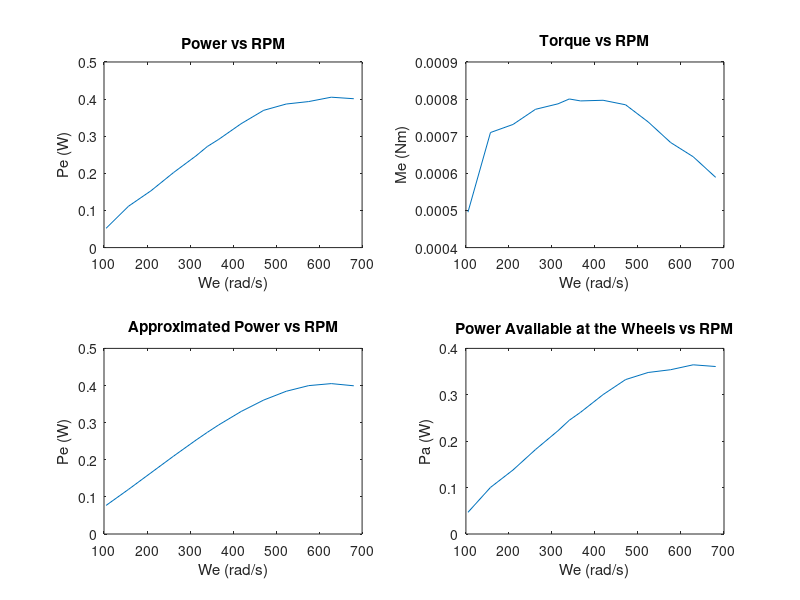

Write MATLAB code to recreate this figure.
clear all
clc

Cx = .35;
S = 1.82;
m = 970;
Vcil = 1040*10^-6;
Tf = .281;
wmin = 850;
efficiencyt = .9;
l = 2.3;
a = 1.15;
hG = .5;
wheel_indication = '155/65R13';
N = 5;
ts = 1;
Je = .08;
Jw = 1.6;
g = 9.81;
ro = 1.3;
alpha = atan(0:0.1:0.4);
f0 = .013;
K = 6.51*10^-6;

vKm = 0:10:300;

vm = vKm./3.6;

% Part 1
A = zeros(5, 1);
B = zeros(5, 1);
R = zeros(5, 31);
P = zeros(5, 31);
Pnorm = zeros(5, 31);
Pcar = zeros(5, 1);
Vcar = zeros(5, 1);
Av = zeros(5, 31);
Bv3 = zeros(5, 31);

% for i = 1:5
%     A(i) = m*g*(f0*cos(alpha(i)*pi) + sin(alpha(i)));
%     B(i) = m*g*K*cos(alpha(i)) + 0.5*ro*S*Cx;
% 
%     Vcar(i) = sqrt(A(1)/B(1));
%     Pcar(i) = 2*A(i)*sqrt(A(i)/B(i));
%         
%     for j = 1:31
%         R(i, j) = A(i) + B(i)*(vm(j).^2);
%         Av(i, j) = A(i)*vm(j);
%         Bv3(i, j) = B(i)*vm(j).^3;
%         P(i, j) = Av(i, j) + Bv3(i, j);
%         Pnorm(i, j) = P(i, j)/Pcar(i);
%     end
% 
%     Vnorm = vm/Vcar(i);
%     
% end
% 
% figure; hold on;
% 
% for i = 1:2
%     subplot(3, 3, i);
%     plot(vm, R(i, 1:31), 'g');
%     xlabel('Velocity (m/s)');
%     ylabel('Resistance (N)');
%     title(['Resistance vs Velocity @ tan(alpha) = ', num2str(tan(alpha(i)))]);
% end
% 
% for i = 1:2
%     subplot(3, 3, i+2);
%     plot(log(vm), log(P(i, 1:31)), log(vm), log(Av(i, 1:31)), log(vm), log(Bv3(i, 1:31)));
%     xlabel('log(V)');
%     ylabel('log(P)');
%     title(['Power vs Velocity @ tan(alpha) = ', num2str(tan(alpha(i)))]);
% end
% 
% for i = 1:5
%     subplot(3, 3, i+4);
%     plot(log(Vnorm), log(Pnorm(i, 1:31)));
%     xlabel('log(Vnorm)');
%     ylabel('log(Pnorm)');
%     title(['Pnorm vs Vnorm @ tan(alpha) = ', num2str(tan(alpha(i)))]);
% end

% Part 2
werpm = [1000, 1500, 2000, 2500, 3000, 3250, 3500, 4000, 4500, 5000, 5500, 6000, 6500];
we = (2*pi/60).*werpm;
mep = [5.985, 8.5785, 8.841, 9.3345, 9.513, 9.6705, 9.6075, 9.6285, 9.4815, 8.9250, 8.2530, 7.791, 7.119];
%Using a for stroke engine
k = 0.5;
Pe = zeros(13, 1);
Me = zeros(13, 1);
for i = 1:13
   Pe(i) =  k*mep(i)*Vcil*we(i)/(2*pi);
   Me(i) = Pe(i)/we(i);
end
figure; hold on;
subplot(2, 2, 1);
plot(we, Pe);
xlabel('We (rad/s)');
ylabel('Pe (W)');
title('Power vs RPM');
subplot(2, 2, 2);
plot(we, Me);
xlabel('We (rad/s)');
ylabel('Me (Nm)');
title('Torque vs RPM');

[Pmax, imax] = max(Pe);
wemax = we(imax);
Pi = zeros(3, 1);
Peapp = zeros(13, 1);

for i = 1:3
    Pi(i) = Pmax/(wemax^i);
end

Pi(3) = -Pi(3);

for i= 1:13
    for j = 1:3
       Peapp(i) = Peapp(i) + Pi(j)*we(i)^j; 
    end
end

subplot(2, 2, 3);
plot(we, Peapp);
xlabel('We (rad/s)');
ylabel('Pe (W)');
title('Approximated Power vs RPM');

Pa = zeros(13, 1);
for i = 1:13
   Pa(i) = efficiencyt.*Pe(i); 
end
subplot(2, 2, 4);
plot(we, Pa);
xlabel('We (rad/s)');
ylabel('Pa (W)');
title('Power Available at the Wheels vs RPM');
